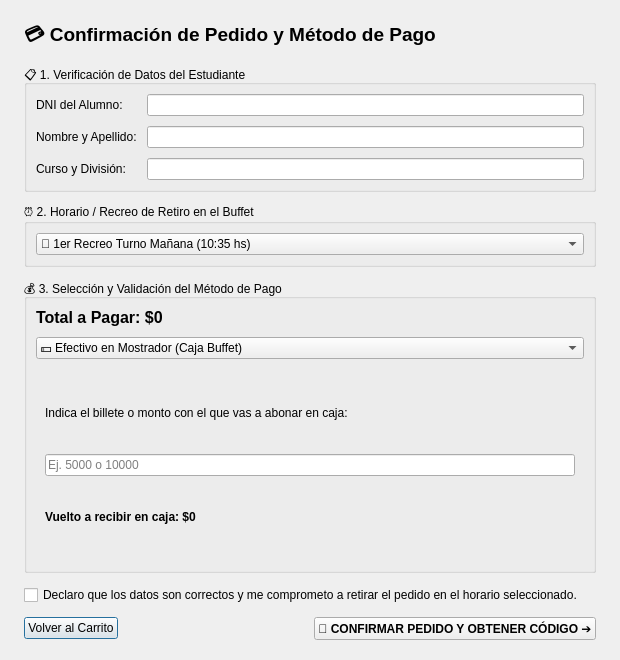
<?xml version="1.0" encoding="UTF-8"?>
<ui version="4.0">
 <class>PagoDialog</class>
 <widget class="QDialog" name="PagoDialog">
  <property name="geometry">
   <rect>
    <x>0</x>
    <y>0</y>
    <width>620</width>
    <height>660</height>
   </rect>
  </property>
  <property name="windowTitle">
   <string>Verificación de Datos y Pago - El Buffet de Alejandro</string>
  </property>
  <layout class="QVBoxLayout" name="verticalLayoutMain">
   <property name="spacing">
    <number>12</number>
   </property>
   <property name="leftMargin">
    <number>24</number>
   </property>
   <property name="topMargin">
    <number>20</number>
   </property>
   <property name="rightMargin">
    <number>24</number>
   </property>
   <property name="bottomMargin">
    <number>20</number>
   </property>
   <item>
    <widget class="QLabel" name="lblTituloPago">
     <property name="font">
      <font>
       <pointsize>14</pointsize>
       <bold>true</bold>
      </font>
     </property>
     <property name="text">
      <string>💳 Confirmación de Pedido y Método de Pago</string>
     </property>
    </widget>
   </item>
   <item>
    <widget class="QGroupBox" name="groupDatosAlumno">
     <property name="title">
      <string>📋 1. Verificación de Datos del Estudiante</string>
     </property>
     <layout class="QFormLayout" name="formLayoutAlumno">
      <property name="spacing">
       <number>10</number>
      </property>
      <item row="0" column="0">
       <widget class="QLabel" name="lblEtiquetaDni">
        <property name="text">
         <string>DNI del Alumno:</string>
        </property>
       </widget>
      </item>
      <item row="0" column="1">
       <widget class="QLineEdit" name="txtPagoDni">
        <property name="readOnly">
         <bool>false</bool>
        </property>
       </widget>
      </item>
      <item row="1" column="0">
       <widget class="QLabel" name="lblEtiquetaNombre">
        <property name="text">
         <string>Nombre y Apellido:</string>
        </property>
       </widget>
      </item>
      <item row="1" column="1">
       <widget class="QLineEdit" name="txtPagoNombre"/>
      </item>
      <item row="2" column="0">
       <widget class="QLabel" name="lblEtiquetaCurso">
        <property name="text">
         <string>Curso y División:</string>
        </property>
       </widget>
      </item>
      <item row="2" column="1">
       <widget class="QLineEdit" name="txtPagoCurso"/>
      </item>
     </layout>
    </widget>
   </item>
   <item>
    <widget class="QGroupBox" name="groupHorario">
     <property name="title">
      <string>⏰ 2. Horario / Recreo de Retiro en el Buffet</string>
     </property>
     <layout class="QVBoxLayout" name="verticalLayoutHorario">
      <item>
       <widget class="QComboBox" name="comboRecreo">
        <item>
         <property name="text">
          <string>🔔 1er Recreo Turno Mañana (10:35 hs)</string>
         </property>
        </item>
        <item>
         <property name="text">
          <string>🔔 2do Recreo Turno Mañana (12:00 hs)</string>
         </property>
        </item>
        <item>
         <property name="text">
          <string>🍽️ Almuerzo Buffet Escolar (12:45 hs - 13:30 hs)</string>
         </property>
        </item>
        <item>
         <property name="text">
          <string>🔔 1er Recreo Turno Tarde (15:35 hs)</string>
         </property>
        </item>
        <item>
         <property name="text">
          <string>🎒 Salida de Talleres Técnicos (17:45 hs)</string>
         </property>
        </item>
       </widget>
      </item>
     </layout>
    </widget>
   </item>
   <item>
    <widget class="QGroupBox" name="groupMetodoPago">
     <property name="title">
      <string>💰 3. Selección y Validación del Método de Pago</string>
     </property>
     <layout class="QVBoxLayout" name="verticalLayoutMetodo">
      <property name="spacing">
       <number>10</number>
      </property>
      <item>
       <layout class="QHBoxLayout" name="layoutTotalPedido">
        <item>
         <widget class="QLabel" name="lblResumenTotal">
          <property name="font">
           <font>
            <pointsize>12</pointsize>
            <bold>true</bold>
           </font>
          </property>
          <property name="text">
           <string>Total a Pagar: $0</string>
          </property>
         </widget>
        </item>
       </layout>
      </item>
      <item>
       <widget class="QComboBox" name="comboMetodoPago">
        <item>
         <property name="text">
          <string>💵 Efectivo en Mostrador (Caja Buffet)</string>
         </property>
        </item>
        <item>
         <property name="text">
          <string>💳 Saldo de Cuenta Escolar Buffet</string>
         </property>
        </item>
        <item>
         <property name="text">
          <string>📱 Mercado Pago / Transferencia Institucional</string>
         </property>
        </item>
       </widget>
      </item>
      <item>
       <widget class="QStackedWidget" name="stackedDetallePago">
        <property name="currentIndex">
         <number>0</number>
        </property>
        <widget class="QWidget" name="pageEfectivo">
         <layout class="QVBoxLayout" name="layoutPageEfectivo">
          <item>
           <widget class="QLabel" name="lblIndicacionEfectivo">
            <property name="text">
             <string>Indica el billete o monto con el que vas a abonar en caja:</string>
            </property>
           </widget>
          </item>
          <item>
           <widget class="QLineEdit" name="txtMontoAbonado">
            <property name="placeholderText">
             <string>Ej. 5000 o 10000</string>
            </property>
           </widget>
          </item>
          <item>
           <widget class="QLabel" name="lblVueltoCalculado">
            <property name="font">
             <font>
              <bold>true</bold>
             </font>
            </property>
            <property name="text">
             <string>Vuelto a recibir en caja: $0</string>
            </property>
           </widget>
          </item>
         </layout>
        </widget>
        <widget class="QWidget" name="pageSaldoCuenta">
         <layout class="QVBoxLayout" name="layoutPageSaldo">
          <item>
           <widget class="QLabel" name="lblSaldoDisponible">
            <property name="text">
             <string>Saldo disponible en tu cuenta escolar: $15.000</string>
            </property>
           </widget>
          </item>
          <item>
           <widget class="QLabel" name="lblEstadoSaldo">
            <property name="font">
             <font>
              <bold>true</bold>
             </font>
            </property>
            <property name="text">
             <string>✅ Saldo suficiente para cubrir esta compra.</string>
            </property>
           </widget>
          </item>
         </layout>
        </widget>
        <widget class="QWidget" name="pageMercadoPago">
         <layout class="QVBoxLayout" name="layoutPageMP">
          <item>
           <widget class="QLabel" name="lblDatosMP">
            <property name="text">
             <string>&lt;b&gt;Alias:&lt;/b&gt; BUFFET.ESCUELA.MP &lt;br&gt;&lt;b&gt;CVU:&lt;/b&gt; 00000031000987654321</string>
            </property>
           </widget>
          </item>
          <item>
           <widget class="QLineEdit" name="txtComprobanteMP">
            <property name="placeholderText">
             <string>Ingresa los 4 dígitos finales del comprobante de transferencia</string>
            </property>
           </widget>
          </item>
         </layout>
        </widget>
       </widget>
      </item>
     </layout>
    </widget>
   </item>
   <item>
    <widget class="QCheckBox" name="chkConfirmarTerminos">
     <property name="text">
      <string>Declaro que los datos son correctos y me comprometo a retirar el pedido en el horario seleccionado.</string>
     </property>
    </widget>
   </item>
   <item>
    <layout class="QHBoxLayout" name="layoutBotones">
     <item>
      <widget class="QPushButton" name="btnCancelarPago">
       <property name="text">
        <string>Volver al Carrito</string>
       </property>
      </widget>
     </item>
     <item>
      <spacer name="spacerBotones">
       <property name="orientation">
        <enum>Qt::Horizontal</enum>
       </property>
       <property name="sizeHint" stdset="0">
        <size>
         <width>40</width>
         <height>20</height>
        </size>
       </property>
      </spacer>
     </item>
     <item>
      <widget class="QPushButton" name="btnConfirmarPedido">
       <property name="font">
        <font>
         <bold>true</bold>
        </font>
       </property>
       <property name="text">
        <string>🎉 CONFIRMAR PEDIDO Y OBTENER CÓDIGO ➔</string>
       </property>
      </widget>
     </item>
    </layout>
   </item>
  </layout>
 </widget>
 <resources/>
 <connections/>
</ui>
